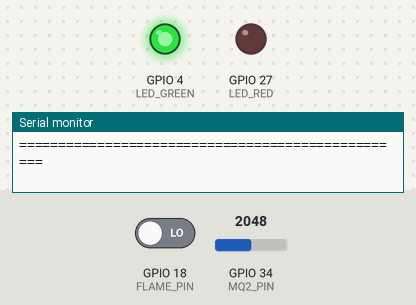
The sketch below on a simulated ESP32. On the bench: output pins drawn as LEDs (lit = HIGH), the last lines printed to the serial monitor. Inputs (shaded band) come from the test bench; at power-on: GPIO 18 (FLAME_PIN) LOW, GPIO 34 (MQ2_PIN) = 2048.

Above: at 0.1 s.
At 2.1 s:
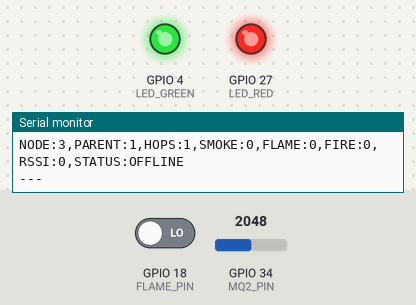
Timing chart, 0 to 3.6 s (numbered marks = the images above):
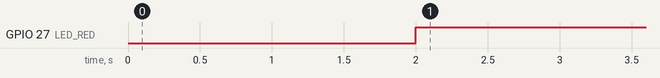

Measured:
- by itself, GPIO 27 (LED_RED): LOW → HIGH at 2.0 s

The sketch:

node1_root.ino
```cpp
#include <WiFi.h>
#include <WiFiUdp.h>

// ============================================================================
// EPICS RESILIENT SENSOR SWARM - NODE 1 (ROOT GATEWAY)
// Self-Healing WiFi Mesh: Root Gateway & Route Collector
// ============================================================================

#define MQ2_PIN 34
#define FLAME_PIN 18
#define LED_GREEN 4
#define LED_RED 27

const char* ssid = "EPICS_MESH_ROOT";
const char* password = "epics12345";
const unsigned int localPort = 5000;
const unsigned long TIMEOUT = 8000;
const unsigned long REPORT_INTERVAL = 2000;

WiFiUDP udp;
char packetBuffer[256];

// Node tracking states
String node2Data = "NODE:2,PARENT:1,HOPS:1,SMOKE:0,FLAME:0,FIRE:0,RSSI:0,STATUS:OFFLINE";
String node3Data = "NODE:3,PARENT:1,HOPS:1,SMOKE:0,FLAME:0,FIRE:0,RSSI:0,STATUS:OFFLINE";
unsigned long lastNode2 = 0;
unsigned long lastNode3 = 0;
unsigned long lastReport = 0;

void setup() {
  Serial.begin(115200);
  pinMode(MQ2_PIN, INPUT);
  pinMode(FLAME_PIN, INPUT);
  pinMode(LED_GREEN, OUTPUT);
  pinMode(LED_RED, OUTPUT);
  digitalWrite(LED_GREEN, HIGH);
  digitalWrite(LED_RED, LOW);

  // Set SoftAP configuration for Root Node
  WiFi.mode(WIFI_AP);
  WiFi.softAP(ssid, password);
  udp.begin(localPort);

  Serial.println("==================================================");
  Serial.println("  EPICS SELF-HEALING SWARM: ROOT GATEWAY (NODE 1)");
  Serial.println("  Mesh Root AP: EPICS_MESH_ROOT");
  Serial.print("  Root IP:      "); Serial.println(WiFi.softAPIP());
  Serial.print("  UDP Port:     "); Serial.println(localPort);
  Serial.println("  Route Engine: Multi-hop Relay & Failover Active");
  Serial.println("==================================================");
}

void loop() {
  // Ingest incoming UDP packets from direct nodes or relayed multi-hop packets
  while (udp.parsePacket() > 0) {
    int len = udp.read(packetBuffer, sizeof(packetBuffer) - 1);
    if (len > 0) {
      packetBuffer[len] = '\0';
      String data = String(packetBuffer);
      data.trim();

      if (data.indexOf("NODE:2") >= 0) {
        node2Data = data;
        lastNode2 = millis();
      } else if (data.indexOf("NODE:3") >= 0) {
        node3Data = data;
        lastNode3 = millis();
      }
    }
  }

  unsigned long now = millis();
  if (now - lastReport >= REPORT_INTERVAL) {
    lastReport = now;

    int smoke = analogRead(MQ2_PIN);
    int flame = digitalRead(FLAME_PIN);
    bool fire = (smoke > 2000) || (flame == HIGH);
    digitalWrite(LED_RED, fire ? HIGH : LOW);

    // Watchdog check for Node 2
    if (now - lastNode2 > TIMEOUT) {
      node2Data = "NODE:2,PARENT:1,HOPS:1,SMOKE:0,FLAME:0,FIRE:0,RSSI:0,STATUS:OFFLINE";
    }
    // Watchdog check for Node 3
    if (now - lastNode3 > TIMEOUT) {
      node3Data = "NODE:3,PARENT:1,HOPS:1,SMOKE:0,FLAME:0,FIRE:0,RSSI:0,STATUS:OFFLINE";
    }

    // Output telemetry to Dashboard Serial:
    // Format: NODE:x,PARENT:y,HOPS:z,SMOKE:s,FLAME:f,FIRE:a,RSSI:r,STATUS:ONLINE/OFFLINE
    Serial.print("NODE:1,PARENT:0,HOPS:0,SMOKE:"); Serial.print(smoke);
    Serial.print(",FLAME:"); Serial.print(flame == HIGH ? 1 : 0);
    Serial.print(",FIRE:"); Serial.print(fire ? 1 : 0);
    Serial.println(",RSSI:0,STATUS:ONLINE");

    Serial.println(node2Data);
    Serial.println(node3Data);
    Serial.println("---");
  }
}
```
